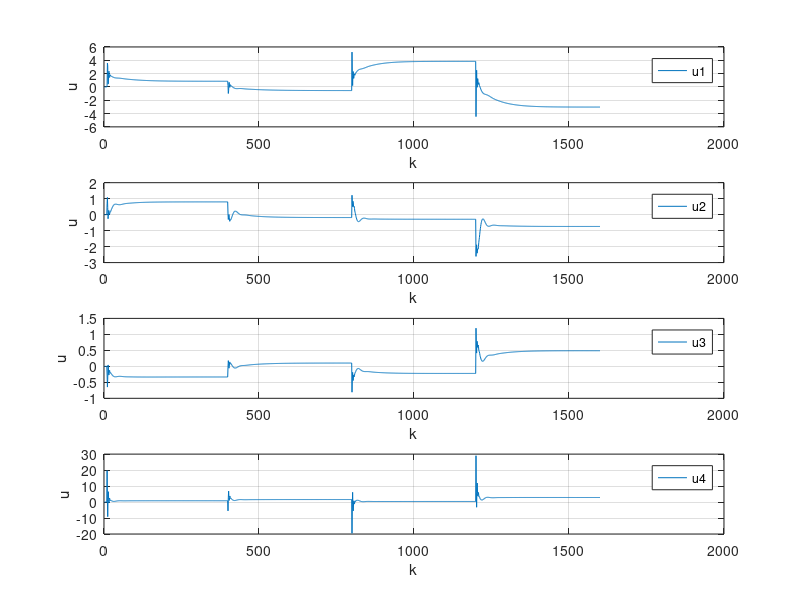

Write the MATLAB code that produced this figure. (Note: this script raises an error after producing the figure.)
addpath('../../../../../../../matlab2tikz-master/src/');
outputFile = 'proj_zadanie5DMC_u.tex';

y1 = dlmread('y1.csv','\t');
y2 = dlmread('y2.csv','\t');
y3 = dlmread('y3.csv','\t');
u1 = dlmread('u1.csv','\t');
u2 = dlmread('u2.csv','\t');
u3 = dlmread('u3.csv','\t');
u4 = dlmread('u4.csv','\t');
y1zad = dlmread('y1_zad.csv','\t');
y2zad = dlmread('y2_zad.csv','\t');
y3zad = dlmread('y3_zad.csv','\t');


% figure(1);
% 
% 
% subplot(4,1, 1);
% plot(u1);
%  ylabel('u_1');
%  xlabel('k');
% grid on;
% 
% subplot(4,1, 2);
% plot(u2);
% ylabel('u_2');
%  xlabel('k');
% grid on;
% 
% subplot(4,1, 3);
% plot(u3);
% ylabel('u_3');
%  xlabel('k');
% grid on;
% 
% subplot(4,1, 4);
% plot(u4);
% ylabel('u_4');
%  xlabel('k');
% grid on;

figure(2);

title('y');

subplot(4,1, 1);
plot(u1);
hold on;
%plot(y1zad);
ylabel('u');
xlabel('k');
legend('u1','Location', 'NorthEast');
grid on;
%ylim([0 4]);


subplot(4,1, 2);
plot(u2);
hold on;
%plot(y2zad);
ylabel('u');
xlabel('k');
legend('u2','Location', 'NorthEast');
grid on;
%ylim([0 4]);

subplot(4,1, 3);

plot(u3);
hold on;
%plot(y3zad);
ylabel('u');
xlabel('k');
legend('u3','Location', 'NorthEast');
grid on;
%ylim([0 4]);

subplot(4,1, 4);

plot(u4);
hold on;
%plot(y3zad);
ylabel('u');
xlabel('k');
legend('u4','Location', 'NorthEast');
grid on;


% subplot(,1, 2);
% hold on;
% %stairs(x,u);
% plot(x,u);
% plot(x,u1);
% plot(x,u2);
% plot(x,u3);
% plot(x,u4);
% xlim([min(x) max(x)]);
% %title('u');
% %xlabel('k');
% ylabel('u');
% legend('u', 'Location', 'NorthEast');
% grid on;
% box on;

% subplot(3,1, 3);
% hold on;
% stairs(x,z);
% xlim([min(x) max(x)]);
% %title('z');
% xlabel('k');
% ylabel('z');
% legend('z', 'Location', 'NorthEast');
% grid on;
% box on;

% dwie linijki poni�ej zapewniaj� poprawne ustawienie wykresu w pdf-ie
% oraz pozwalaj� nazwa� wykres pod spodem
%beforeFigure = [sprintf('\\begin{figure}[H] \n\\centering')];
%afterFigure = [sprintf('\\caption{%s}\n\\end{figure}', title)];

matlab2tikz(outputFile, ...
    'showInfo', false, ...
    'encoding', 'UTF-8');
%    'extraCode', beforeFigure, ...
%    'extraCodeAtEnd', afterFigure);
hold off;
%close(1)
